Frame 1 (no input): blank canvas, image omitted
Frame 60 (the mouse pressed at the canvas centre just before this capture): blank canvas, image omitted
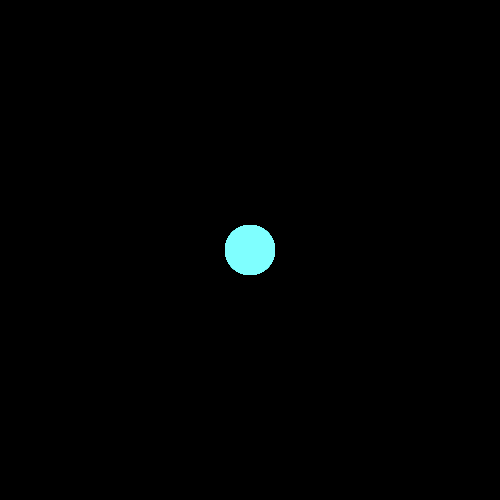
Frame 120 (the mouse held since frame 60 and released just before this capture)

The Processing sketch whose frames 1 and 60 were blank and that drew this single picture after the mouse press (run headless with seeded random() and noise(); from frame 60 on, the mouse is pressed at the canvas centre):

// Processing sketch: color_hsb
// ── color_hsb.pde
void setup() {
  size(500, 500); // Tamaño cuadrado
  colorMode(HSB, 360, 100, 100, 100); // Escala HSB (360,100,100,100)

  background(0); // Fondo negro
}

void draw() {
  noCursor(); // Oculta el puntero del mouse

  // Mapear la posición del mouse a valores HSB
  float hue = 180;
  float sat = map(mouseY, 0, height, 0, 100); // de 50 a 100 según Y (puede variar)
  float bri = map(mouseX, 0, width, 0, 360); // de 0 a 360 según X
  float alp = 100;
  
  fill(hue, sat, bri, alp); // Relleno con HSB y opacidad
  noStroke();
  
  ellipse(mouseX, mouseY, 50, 50); // Dibuja la elipse siguiendo el mouse
}
